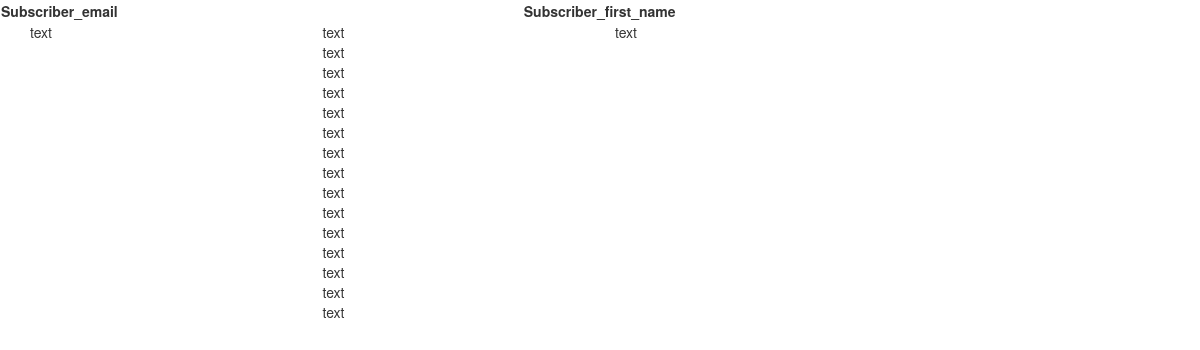
The page /subscribers/ on the database as committed earlier.
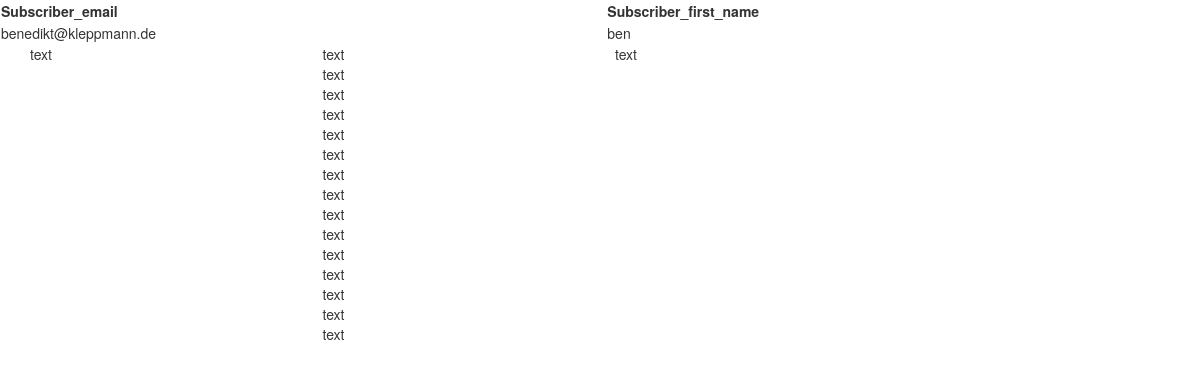
The same page on the database as committed later.
### collection/models.py (models this page shows, shortened)
class Newsletter_subscriber(models.Model):
	email = models.EmailField(unique=True)
	userid = models.IntegerField(editable=False, unique=True)
	first_name = models.CharField(max_length=255)
	is_templar = models.BooleanField(default=False)
	is_alchemist = models.BooleanField(default=False)
	is_archivist = models.BooleanField(default=False)
	created = models.DateTimeField(editable=False)
	updated = models.DateTimeField(editable=False)

### collection/views.py (the view)
# urls.py: url(r'^subscribers/$', views.newsletter_subscribers, name='subscribers'),
def newsletter_subscribers(request):
	newsletter_subscribers = Newsletter_subscriber.objects.all().order_by('email')
	return render(request, 'newsletter_subscribers.html', {'newsletter_subscribers': newsletter_subscribers,})

### collection/templates/newsletter_subscribers.html (shortened to what this page needs)
{% load staticfiles %}
<!doctype html>
<html lang="en">
<head>
	<link rel="stylesheet" href="{% static 'css/bootstrap.min.css' %}" />
</head>
<body>
	<table style="width:100%">
		<tr>
			<th>Subscriber_email</th>
			<th>Subscriber_first_name</th>
		</tr>
		{% for subscriber in newsletter_subscribers %}
		<tr>
			<td>{{  subscriber.email  }}</td>
			<td>{{  subscriber.first_name  }}</td>
		</tr>
		{% endfor %}
	</table>
	<div class="container h-100">
	  <div class="row" style="display: flex; ">
		<div class="col-md-3" style="vertical-align:middle">
			text
		</div>
		<div class="col-md-3">
			text<br>text<br>text<br>text<br>text<br>text<br>text<br>text<br>text<br>text<br>text<br>text<br>text<br>text<br>text<br>
		</div>
		<div class="col-md-3">
			text
		</div>
	  </div>
	</div>
<body>
</html>

Rows that differ between the two databases and show on the page:
added Newsletter_subscriber: email "benedikt@kleppmann.de", first_name "ben"
